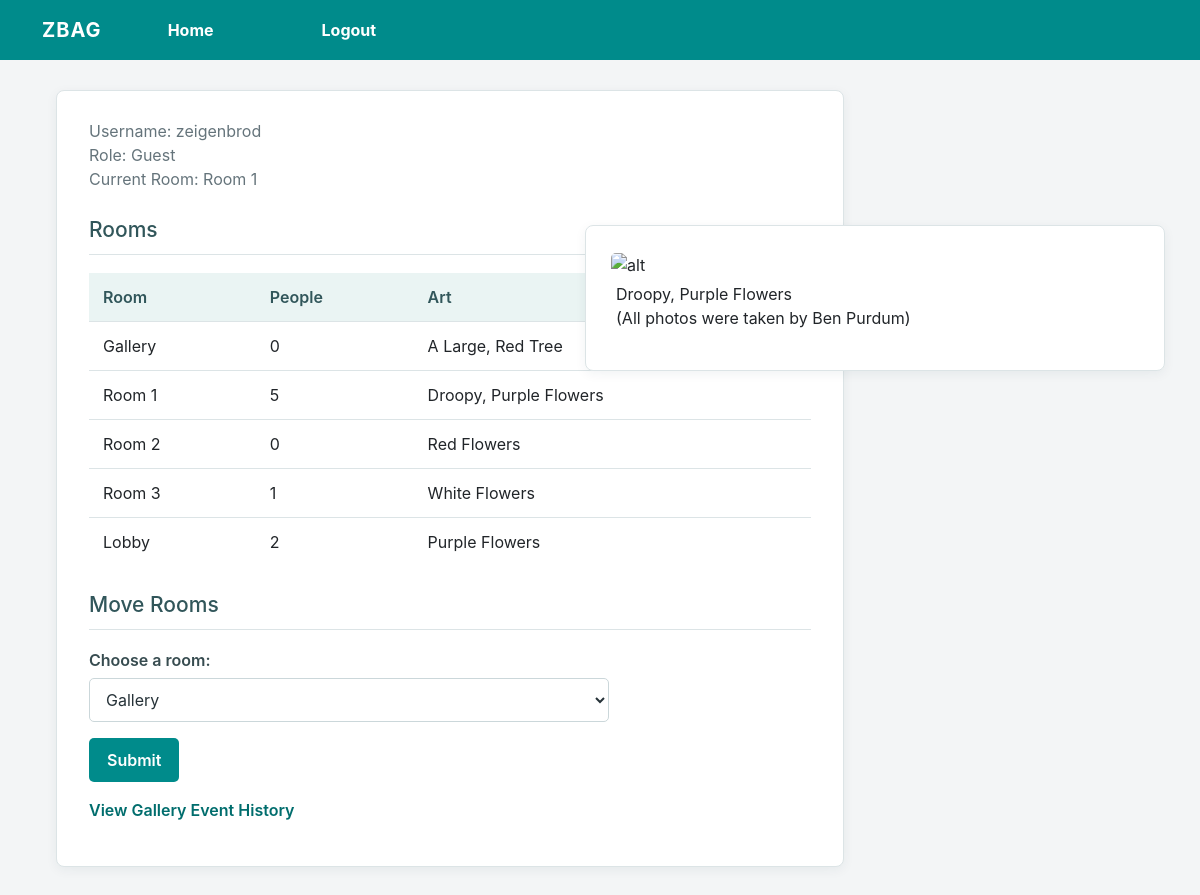
Screenshot of /home (signed in) with the database file from the repository.
### tables this page shows
CREATE TABLE "rooms" (
	"name"	TEXT,
	"numPeople"	INTEGER,
	"art"	TEXT,
	PRIMARY KEY("name")
);

CREATE TABLE "persons" (
	"userID"	INTEGER,
	"name"	TEXT,
	"age"	INTEGER,
	"currentRoom"	TEXT,
	PRIMARY KEY("userID")
);

### src/backend/app.py (the view)
@app.route('/home')
def home():
    if 'loggedin' not in session:
        return redirect(url_for('login'))
    rooms = viewAllRooms()
    cRoom = seeCurrentRoom(session['id'])
    image = ""
    alt = ""
    match cRoom:
        case "Gallery":
            image = "images/bigTree.jpg"
            alt = "A Large, Red Tree"
        case "Room 1":
            image = "images/droopyPurpleFlowers.jpg"
            alt = "Droopy, Purple Flowers"
        case "Room 2":
            image = "images/redFlowers.jpg"
            alt = "Red Flowers"
        case "Room 3":
            image = "images/whiteFlowers.jpg"
            alt = "White Flowers"
        case "Lobby":
            image = "images/purpleFlowers.jpg"
            alt = "Purple Flowers"
    return render_template(
        'home.html',
        username=session['username'],
        role=session['role'],
        rooms=rooms,
        cRoom=cRoom,
        image = image,
        alt = alt
    )

### src/backend/storedProcedures.py (called while the page is built)
def get_db_connection():
    db = sqlite3.connect(DATABASE_PATH)
    return db

def viewAllRooms():
    db = get_db_connection()
    rooms = db.execute("SELECT * FROM rooms").fetchall()
    db.close()
    return rooms

def seeCurrentRoom(userID):
    db = get_db_connection()
    room = db.execute("SELECT currentRoom FROM persons WHERE userID = ?", (userID,)).fetchone()
    db.close()
    if room is None:
        return None
    return room[0]

### src/frontend/templates/home.html (shortened to what this page needs)
{% extends "layout.html" %}
{% block content %}
<div class="gallery-image">
    <img src="{{ url_for('static', filename=image) }}"
         alt=alt>
        <p>{{ alt }}<br>(All photos were taken by Ben Purdum)</p>
</div>
<main class="page-container">
    <p>Username: {{ username }}<br>Role: {{ role }}<br>Current Room: {{ cRoom }}</p>
    <h2>Rooms</h2>
    <table>
        <thead>
            <tr>
                <th>Room</th>
                <th>People</th>
                <th>Art</th>
            </tr>
        </thead>
        <tbody>
            {% for room in rooms %}
                <tr>
                    <td>{{ room[0] }}</td>
                    <td>{{ room[1] }}</td>
                    <td>{{ room[2] }}</td>
                </tr>
            {% endfor %}
        </tbody>
    </table>
    <h2>Move Rooms</h2>
    <form action="{{ url_for('move_room') }}" method="POST">
        <p>
            <label for="room">Choose a room:</label>
            <select name="room" id="room" required>
                {% for room in rooms %}
                    <option value="{{ room[0] }}">{{ room[0] }}</option>
                {% endfor %}
            </select>
        </p>
        <button type="submit">Submit</button>
    </form>
    <p><a href="{{ url_for('event_history') }}">View Gallery Event History</a></p>
</main>
{% endblock %}

### src/frontend/static/style.css (style rules this page uses)
* { box-sizing: border-box; font-family: -apple-system, BlinkMacSystemFont, "segoe ui", roboto, oxygen, ubuntu, cantarell, "fira sans", "droid sans", "helvetica neue", Arial, sans-serif; font-size: 16px; -webkit-font-smoothing: antialiased; -moz-osx-font-smoothing: grayscale; }
body { background-color: #435165; margin: 0; }
body.loggedin { background-color: #f3f4f7; }
.content h2 { margin: 0; padding: 25px 0; font-size: 22px; border-bottom: 1px solid #e0e0e3; color: #4a536e; }
.content > p, .content > div { box-shadow: 0 0 5px 0 rgba(0, 0, 0, 0.1); margin: 25px 0; padding: 25px; background-color: #fff; }
.content > div p { padding: 5px; margin: 0 0 10px 0; }
:root { --gallery-teal: #008b8b; --gallery-teal-dark: #006d6d; --gallery-background: #f3f5f6; --gallery-text: #263238; --gallery-muted: #65747b; --gallery-border: #dce4e6; }
body { background: var(--gallery-background); color: var(--gallery-text); line-height: 1.5; }
body.loggedin { background: var(--gallery-background); }
.content h1, .content h2, .page-container h1, .page-container h2 { color: #31565a; margin: 0 0 18px; padding: 0 0 12px; border-bottom: 1px solid var(--gallery-border); font-size: 24px; }
.content h2, .page-container h2 { margin-top: 26px; font-size: 21px; }
.content > p, .content > div, .page-container { background: #fff; border: 1px solid var(--gallery-border); border-radius: 8px; box-shadow: 0 3px 12px rgba(25, 55, 60, 0.06); }
.page-container { width: min(900px, calc(100% - 32px)); margin: 40px auto; padding: 28px 32px; }
.page-container > p:first-of-type { color: var(--gallery-muted); }
.content table, .page-container table { width: 100%; border-collapse: collapse; margin: 12px 0 22px; }
.content th, .content td, .page-container th, .page-container td { text-align: left; padding: 12px 14px; border-bottom: 1px solid var(--gallery-border); }
.content th, .page-container th { background: #eaf4f3; color: #31565a; font-weight: 600; }
.content tr:last-child td, .page-container tr:last-child td { border-bottom: 0; }
.content form, .page-container form { margin: 16px 0; }
.content form p, .page-container form p { margin: 0 0 16px; }
.content label, .page-container label { display: block; margin-bottom: 6px; color: #374c50; font-weight: 600; }
.content input:not([type="submit"]), .content select, .content textarea, .page-container input:not([type="submit"]), .page-container select, .page-container textarea { width: 100%; max-width: 520px; padding: 10px 12px; border: 1px solid #cbd7da; border-radius: 5px; background: #fff; color: var(--gallery-text); }
.content button, .page-container button, .content input[type="submit"], .page-container input[type="submit"], .login input[type="submit"] { display: inline-block; border: 0; border-radius: 5px; padding: 10px 18px; background: var(--gallery-teal); color: #fff; font-weight: 600; cursor: pointer; transition: background-color 0.15s ease; }
.content a, .page-container a { color: var(--gallery-teal-dark); text-decoration: none; font-weight: 600; }
.content > .page-container { margin: 30px auto; }
.page-container > p:first-child { margin-top: 0; }
.page-container form p { max-width: 560px; }
.gallery-image { position: fixed; top: 200px; right: 35px; width: 580px; }
.gallery-image img { width: 100%; height: auto; border-radius: 5px; }

### rows the page displays
rooms: art "Droopy, Purple Flowers", name "Room 1", numPeople "5"
persons: currentRoom "Room 1"
rooms: name "Gallery", numPeople "0", art "A Large, Red Tree"
rooms: name "Room 2", numPeople "0", art "Red Flowers"
rooms: name "Room 3", numPeople "1", art "White Flowers"
rooms: name "Lobby", numPeople "2", art "Purple Flowers"

### other values shown
{{ username }} "zeigenbrod"
{{ role }} "Guest"
form field room "Gallery"
